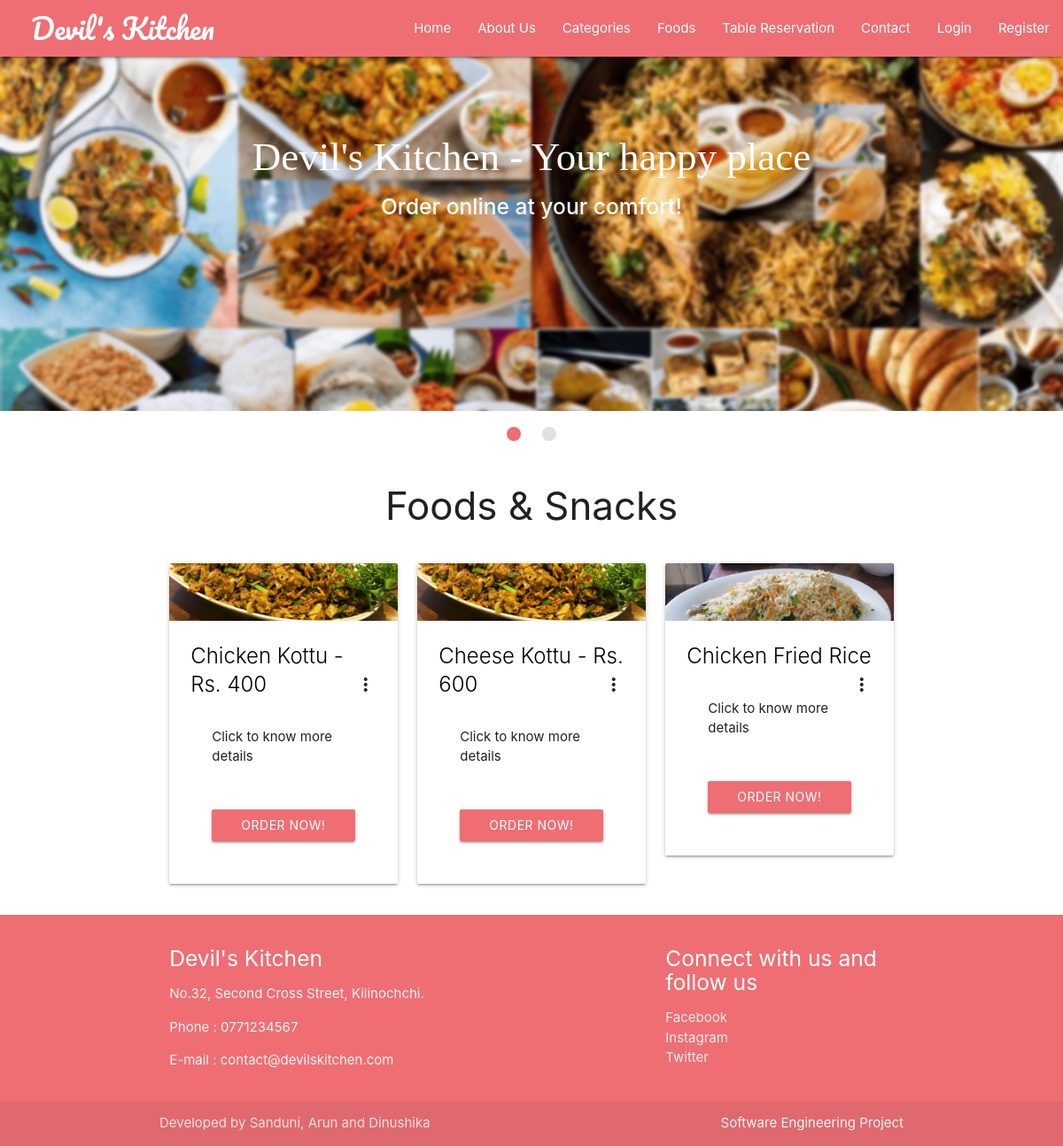
Screenshot of /foods.php with the database file from the repository.
### tables this page shows
CREATE TABLE `food` (
  `id` int(11) NOT NULL,
  `cat_id` int(10) NOT NULL,
  `fname` varchar(50) NOT NULL,
  `description` varchar(250) NOT NULL
);

### chunks/foods.php (the view, shortened to what this page needs)
<?php
require('backends/connection-pdo.php');
if (isset($_REQUEST['id'])) {
	$sql = 'SELECT * FROM food WHERE cat_id = "'.$_REQUEST['id'].'"';
} else {
	$sql = 'SELECT * FROM food';
}
$query  = $pdoconn->prepare($sql);
$query->execute();
$arr_all = $query->fetchAll(PDO::FETCH_ASSOC);
?>
<section class="fcategories">
	<div class="container">
		<div class="section white center">
			<h3 class="header">Foods & Snacks</h3>
		</div>
		<?php if (count($arr_all) == 0) {
	echo '<div class="section gray center" style="border: 1px solid black; border-radius: 5px;">
			<p class="header">Sorry No Categories to Display!</p>
		</div>';
} else {  ?>
<?php for ($i=1; $i <= count($arr_all); ) { ?>
		<div class="row">
			<?php for ($j=1; $j <= 3; $j++) { ?>
			<div class="col s12 m4">
				<div class="card">
				    <div class="card-image waves-effect waves-block waves-light">
				      <img class="activator" src="images/food<?php echo $j; ?>.jpg">
				    </div>
				    <div class="card-content">
				      <span class="card-title activator grey-text text-darken-4"><a class="black-text" href=""><?php echo $arr_all[$i+$j-2]['fname']; ?></a><i class="material-icons right">more_vert</i></span>
				      <div class="card-content">
			          <p>Click to know more details</p>
			        </div>
			        <div class="card-content center">
			          <a href="backends/order-food.php?id=<?php echo $arr_all[$i+$j-2]['id']; ?>" style="background: #ee6e73;" class="btn waves-effect waves-block waves-light" href="">Order Now!</a>
			        </div>
				    </div>
				  </div>
			</div>
			<?php } ?>
			<?php $i = $i + 3; ?>
		</div>
		<?php
				}
			}
		?>
	</div>
</section>

### rows the page displays
food: fname "Chicken Kottu - Rs. 400"
food: fname "Cheese Kottu - Rs. 600"
food: shows a picture, fname "Chicken Fried Rice"
